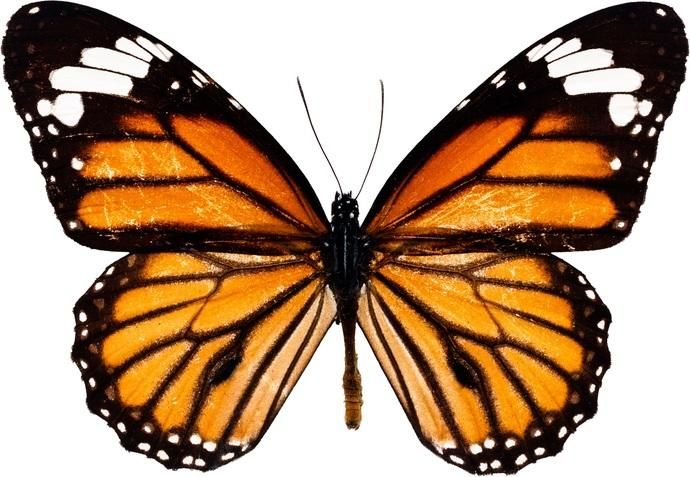
#> input picture Butterfly.jpg, 690 x 477 px
$ jupyter execute --allow-errors EdgeDetection.ipynb   (shell and % lines are left out)   (older library calls are emulated)
#> lines starting #> are read from the running program, lines starting #| are printed output that depends on the picture; after the words box and inside, x2 and y2 are one past the last pixel; in counts of white or black regions, pixels touching at a corner belong together
[cell 1]
import cv2
import numpy as np
import matplotlib.pyplot as plt
import matplotlib.image as mpimg

[cell 2]
img = cv2.imread("Butterfly.jpg", 0).astype('float64')
#> img: shape (477, 690) float64; min 0, max 255, mean 151.2
# img = cv2.cvtColor(img,cv2.COLOR_BGR2RGB)
imgplot = plt.imshow(img)
plt.show()

## Roberts

[cell 3]
import numpy as np
from scipy import ndimage

roberts_cross_v = np.array( [[1, 0 ], [0,-1 ]] )

roberts_cross_h = np.array( [[ 0, 1 ], [ -1, 0 ]] )

img/=255.0
vertical = ndimage.convolve( img, roberts_cross_v )
horizontal = ndimage.convolve( img, roberts_cross_h )

edged_img = np.sqrt( np.square(horizontal) + np.square(vertical))
edged_img*=255
plt.imshow(edged_img, cmap = "gray")

## Sobel

[cell 4]
grad_x = cv2.Sobel(img, cv2.CV_64F, 1, 0)
grad_y = cv2.Sobel(img, cv2.CV_64F, 0, 1)
grad = np.sqrt(grad_x**2 + grad_y**2)
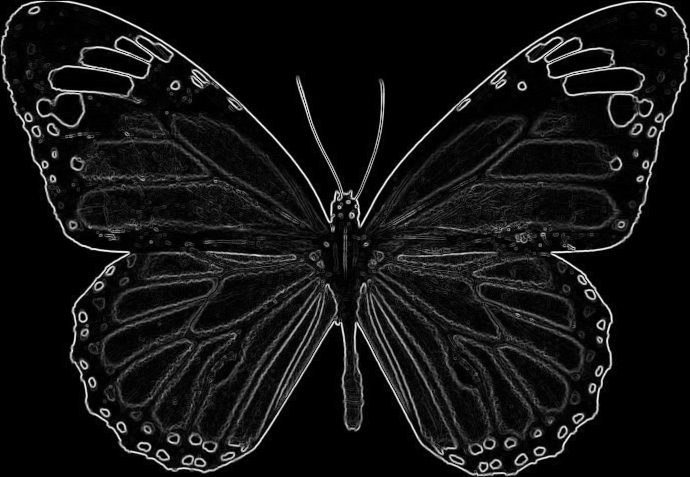
#> grad: shape (477, 690) float64; min 0, max 4.15, mean 0.318; drawn with min black and max white
grad_norm = (grad * 255 / grad.max()).astype(np.uint8)
plt.imshow(edged_img, cmap = "gray")

## Prewitt

[cell 5]
Hx = np.array([[-1, 0, 1],[-1, 0, 1],[-1, 0, 1]])
Hy = np.array([[-1, -1, -1],[0, 0, 0],[1, 1, 1]])

pre_x = ndimage.convolve(img, Hx) / 6.0
pre_y = ndimage.convolve(img, Hy) / 6.0
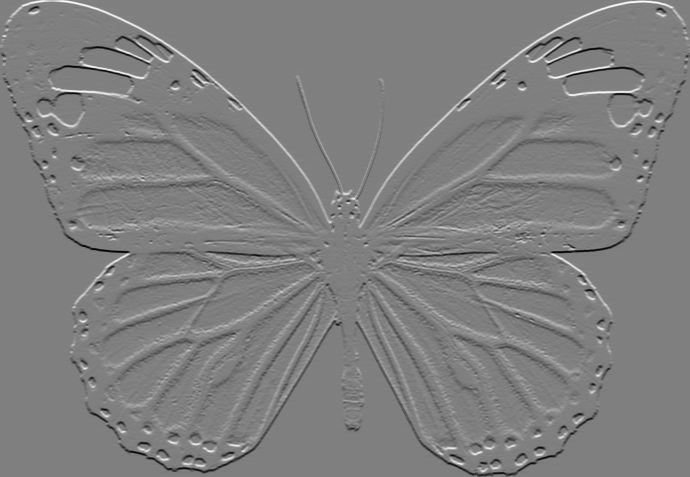
#> pre_y: shape (477, 690) float64; min -0.495, max 0.494, mean -2.11e-05; drawn with min black and max white


pre_out = np.sqrt(np.power(pre_x, 2) + np.power(pre_y, 2))
pre_out = (pre_out / np.max(pre_out)) * 255

plt.imshow(pre_out, cmap = 'gray', interpolation = 'bicubic')
plt.show()

##  Laplacian

[cell 6]
laplacian = cv2.Laplacian(img, cv2.CV_64F)
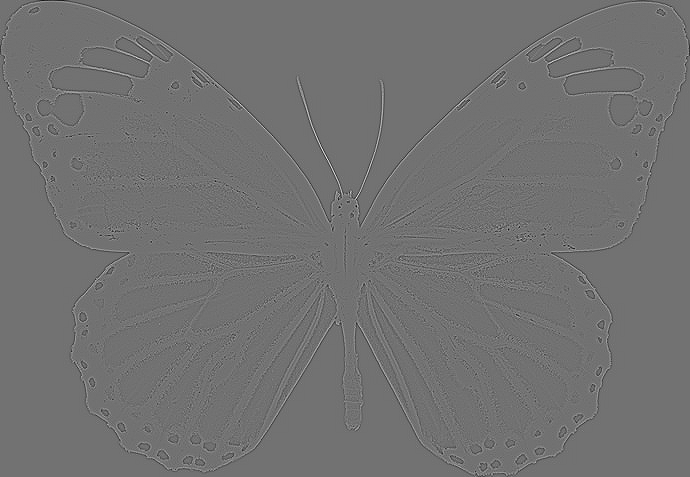
#> laplacian: shape (477, 690) float64; min -2.06, max 2.55, mean -0.00012; drawn with min black and max white
#> further down, frame is the input picture: shape (477, 690, 3); mean B, G, R 119.3, 145.3, 175.1

plt.imshow(laplacian, cmap = 'gray',interpolation = 'bicubic')
plt.show()

## Canny

[cell 7]
import numpy as np
import os
import cv2
import matplotlib.pyplot as plt


# defining the canny detector function

# here weak_th and strong_th are thresholds for
# double thresholding step
def Canny_detector(img, weak_th = None, strong_th = None):

	# conversion of image to grayscale
	img = cv2.cvtColor(img, cv2.COLOR_BGR2GRAY)

	# Noise reduction step
	img = cv2.GaussianBlur(img, (5, 5), 1.4)
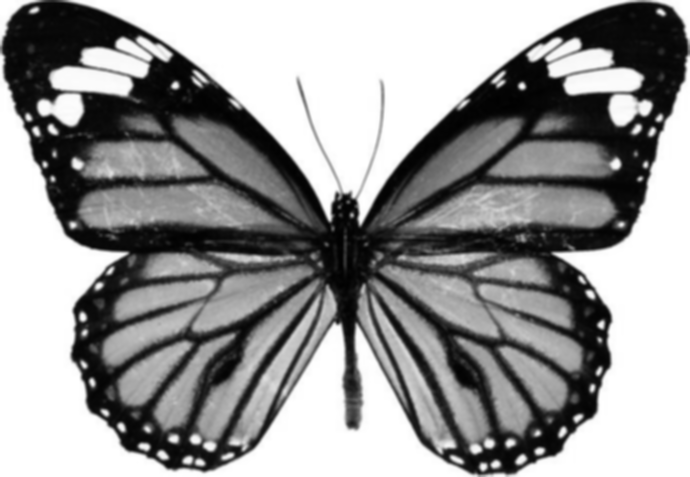
#> img: shape (477, 690); min 1, max 255, mean 151.2

	# Calculating the gradients
	gx = cv2.Sobel(np.float32(img), cv2.CV_64F, 1, 0, 3)
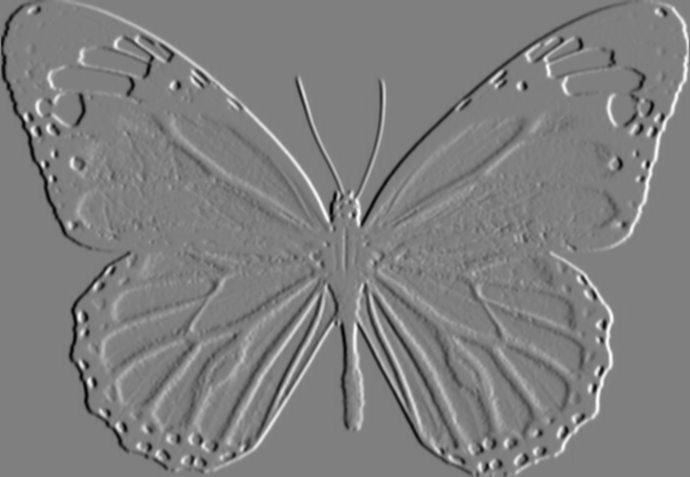
#> gx: shape (477, 690) float64; min -532, max 532, mean 0; drawn with min black and max white
	gy = cv2.Sobel(np.float32(img), cv2.CV_64F, 0, 1, 3)
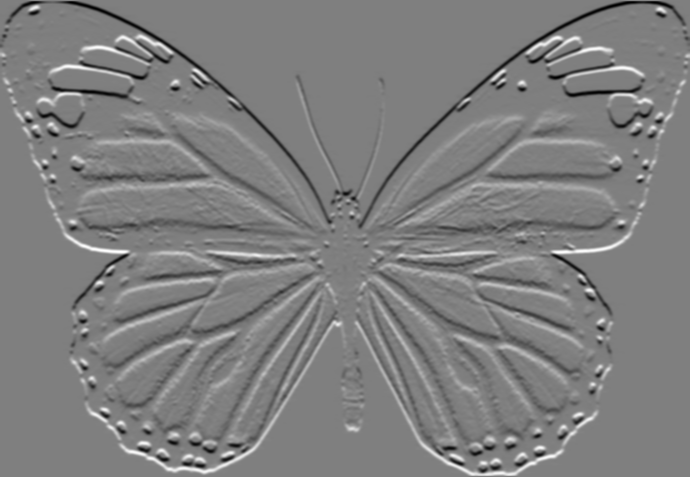
#> gy: shape (477, 690) float64; min -524, max 528, mean 0.2; drawn with min black and max white

	# Conversion of Cartesian coordinates to polar
	mag, ang = cv2.cartToPolar(gx, gy, angleInDegrees = True)
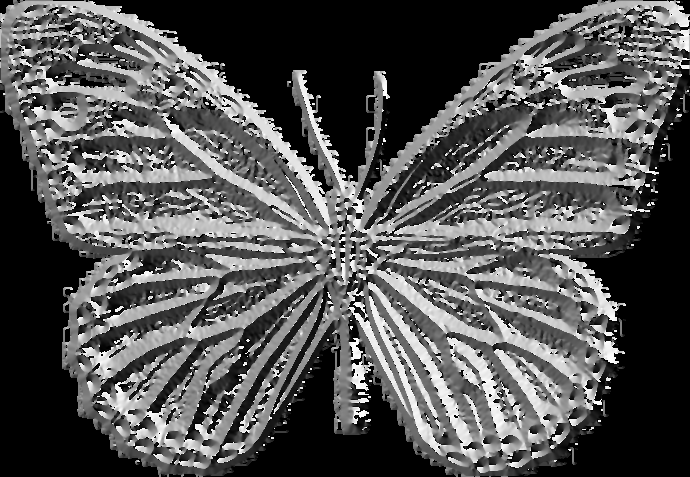
#> ang: shape (477, 690) float64; min 0, max 359.9, mean 119.4; drawn with min black and max white

	# setting the minimum and maximum thresholds
	# for double thresholding
	mag_max = np.max(mag)
#> mag_max = 555.8
	if not weak_th:weak_th = mag_max * 0.1
#> weak_th = 55.58
	if not strong_th:strong_th = mag_max * 0.5
#> strong_th = 277.9

	# getting the dimensions of the input image
	height, width = img.shape
#> height = 477; width = 690

	# Looping through every pixel of the grayscale
	# image
	for i_x in range(width):
		for i_y in range(height):

			grad_ang = ang[i_y, i_x]
			grad_ang = abs(grad_ang-180) if abs(grad_ang)>180 else abs(grad_ang)

			# selecting the neighbours of the target pixel
			# according to the gradient direction
			# In the x axis direction
			if grad_ang<= 22.5:
				neighb_1_x, neighb_1_y = i_x-1, i_y
				neighb_2_x, neighb_2_y = i_x + 1, i_y

			# top right (diagonal-1) direction
			elif grad_ang>22.5 and grad_ang<=(22.5 + 45):
				neighb_1_x, neighb_1_y = i_x-1, i_y-1
				neighb_2_x, neighb_2_y = i_x + 1, i_y + 1

			# In y-axis direction
			elif grad_ang>(22.5 + 45) and grad_ang<=(22.5 + 90):
				neighb_1_x, neighb_1_y = i_x, i_y-1
				neighb_2_x, neighb_2_y = i_x, i_y + 1

			# top left (diagonal-2) direction
			elif grad_ang>(22.5 + 90) and grad_ang<=(22.5 + 135):
				neighb_1_x, neighb_1_y = i_x-1, i_y + 1
				neighb_2_x, neighb_2_y = i_x + 1, i_y-1

			# Now it restarts the cycle
			elif grad_ang>(22.5 + 135) and grad_ang<=(22.5 + 180):
				neighb_1_x, neighb_1_y = i_x-1, i_y
				neighb_2_x, neighb_2_y = i_x + 1, i_y

			# Non-maximum suppression step
			if width>neighb_1_x>= 0 and height>neighb_1_y>= 0:
				if mag[i_y, i_x]<mag[neighb_1_y, neighb_1_x]:
					mag[i_y, i_x]= 0
					continue

			if width>neighb_2_x>= 0 and height>neighb_2_y>= 0:
				if mag[i_y, i_x]<mag[neighb_2_y, neighb_2_x]:
					mag[i_y, i_x]= 0
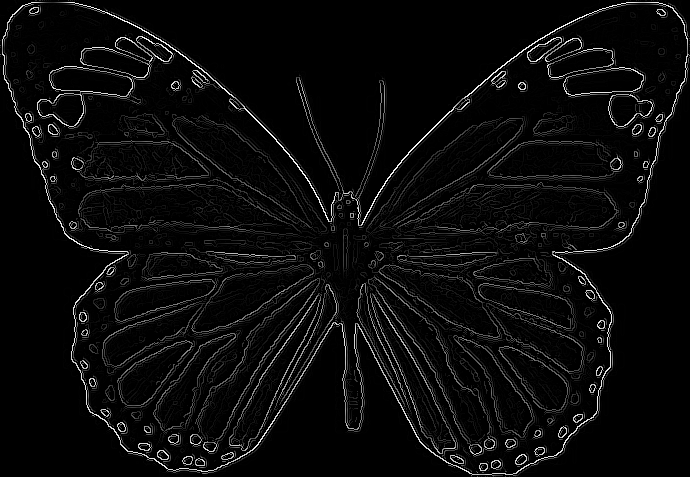
#> mag: shape (477, 690) float64; min 0, max 555.8, mean 25; drawn with min black and max white

	weak_ids = np.zeros_like(img)
	strong_ids = np.zeros_like(img)
	ids = np.zeros_like(img)

	# double thresholding step
	for i_x in range(width):
		for i_y in range(height):

			grad_mag = mag[i_y, i_x]

			if grad_mag<weak_th:
				mag[i_y, i_x]= 0
			elif strong_th>grad_mag>= weak_th:
				ids[i_y, i_x]= 1
			else:
				ids[i_y, i_x]= 2
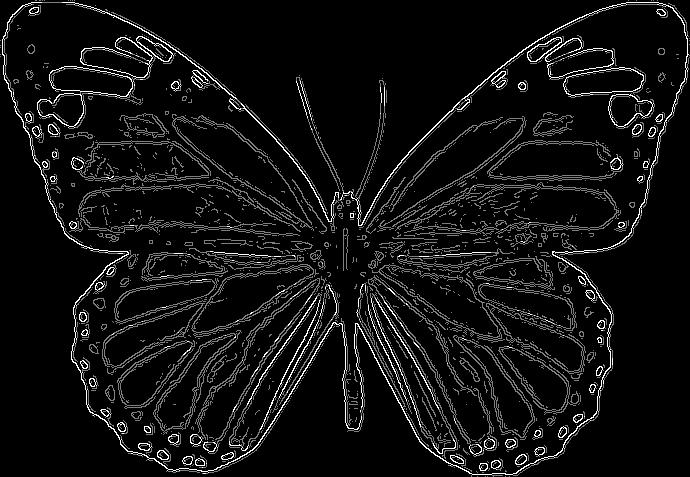
#> ids: shape (477, 690); min 0, max 2, mean 0.134; drawn with min black and max white
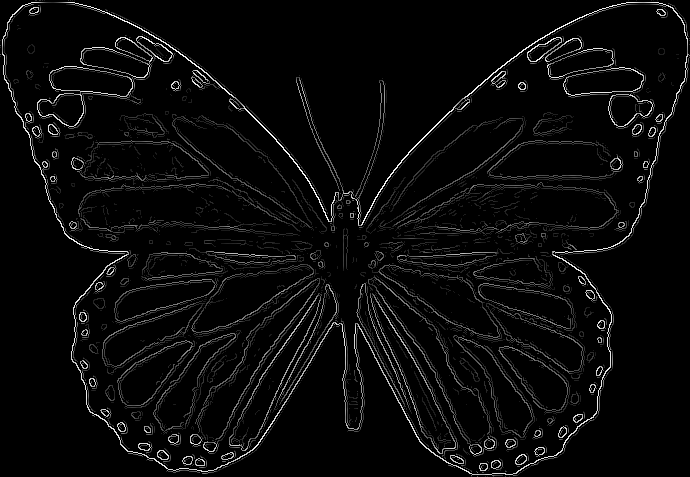
#> mag: shape (477, 690) float64; 13.22% of pixels changed, all inside (x1, y1, x2, y2) = (0, 0, 690, 477); drawn with min black and max white


	# finally returning the magnitude of
	# gradients of edges
	return mag

frame = cv2.imread("Butterfly.jpg")

# calling the designed function for
# finding edges
canny_img = Canny_detector(frame)

# Displaying the input and output image
plt.figure()
f, plots = plt.subplots(2, 1)
plots[0].imshow(frame)
plots[1].imshow(canny_img)
#> figure, not shown here; B, G, R data is drawn as R, G, B

## img2

#> (a cell that did not finish here is left out)

## Roberts

[cell 9]
import numpy as np
from scipy import ndimage

roberts_cross_v = np.array( [[1, 0 ], [0,-1 ]] )
#> roberts_cross_v = [[1, 0], [0, -1]]

roberts_cross_h = np.array( [[ 0, 1 ], [ -1, 0 ]] )

img/=255.0
vertical = ndimage.convolve( img, roberts_cross_v )
horizontal = ndimage.convolve( img, roberts_cross_h )

edged_img = np.sqrt( np.square(horizontal) + np.square(vertical))
edged_img*=255
plt.imshow(edged_img, cmap = "gray")

## Sobel

[cell 10]
grad_x = cv2.Sobel(img, cv2.CV_64F, 1, 0)
grad_y = cv2.Sobel(img, cv2.CV_64F, 0, 1)
grad = np.sqrt(grad_x**2 + grad_y**2)
grad_norm = (grad * 255 / grad.max()).astype(np.uint8)
plt.imshow(edged_img, cmap = "gray")

## prewitt

[cell 11]
Hx = np.array([[-1, 0, 1],[-1, 0, 1],[-1, 0, 1]])
Hy = np.array([[-1, -1, -1],[0, 0, 0],[1, 1, 1]])

pre_x = ndimage.convolve(img, Hx) / 6.0
pre_y = ndimage.convolve(img, Hy) / 6.0


pre_out = np.sqrt(np.power(pre_x, 2) + np.power(pre_y, 2))
pre_out = (pre_out / np.max(pre_out)) * 255

plt.imshow(pre_out, cmap = 'gray', interpolation = 'bicubic')
plt.show()

## Laplacian

[cell 12]
laplacian = cv2.Laplacian(img, cv2.CV_64F)

plt.imshow(laplacian, cmap = 'gray',interpolation = 'bicubic')
plt.show()
